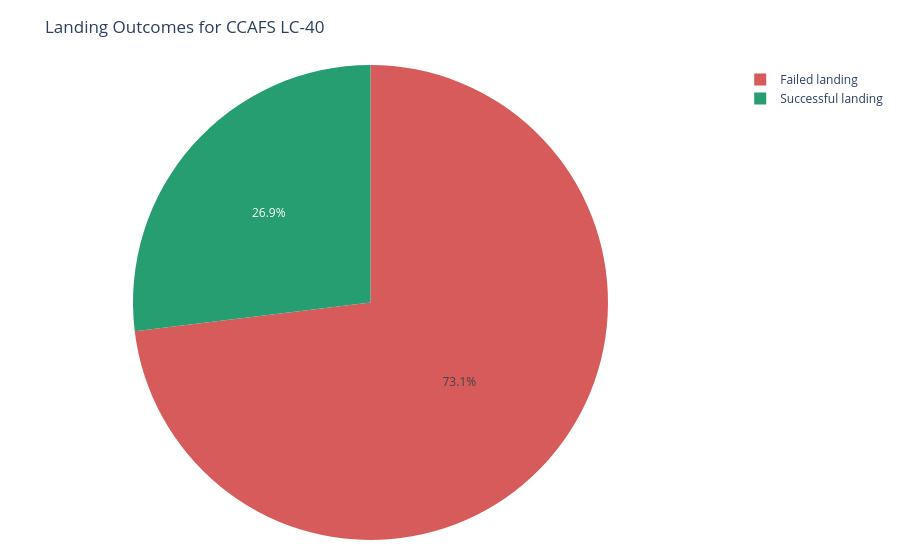

The code cell stored with this chart in its notebook:
### Markdown cell above
### Contrôle IBM — Observer un site particulier

Cette prévisualisation **ne remplace pas le callback** : elle permet seulement de vérifier le résultat avant de créer la page Dash. Le menu interactif fonctionnera à la dernière étape.

### Code cell
selected_example_site = site_names[0]
print('Exemple de site :', selected_example_site)
get_pie_chart(selected_example_site).show()

### Figure 1 — Plotly figure (JSON) as saved in the notebook; plotly's stock layout.template omitted (floating-point values rounded to 4 significant figures)
{"data": [{"customdata": [["Failed landing"], ["Successful landing"]], "domain": {"x": [0, 1], "y": [0, 1]}, "hovertemplate": "Outcome=%{customdata[0]}<br>Count=%{value}<extra></extra>", "labels": ["Failed landing", "Successful landing"], "legendgroup": "", "marker": {"colors": ["#d75b5b", "#269e71"]}, "name": "", "showlegend": true, "type": "pie", "values": [19, 7]}], "layout": {"legend": {"tracegroupgap": 0}, "margin": {"b": 20, "l": 15, "r": 15, "t": 65}, "title": {"text": "Landing Outcomes for CCAFS LC-40"}}}
